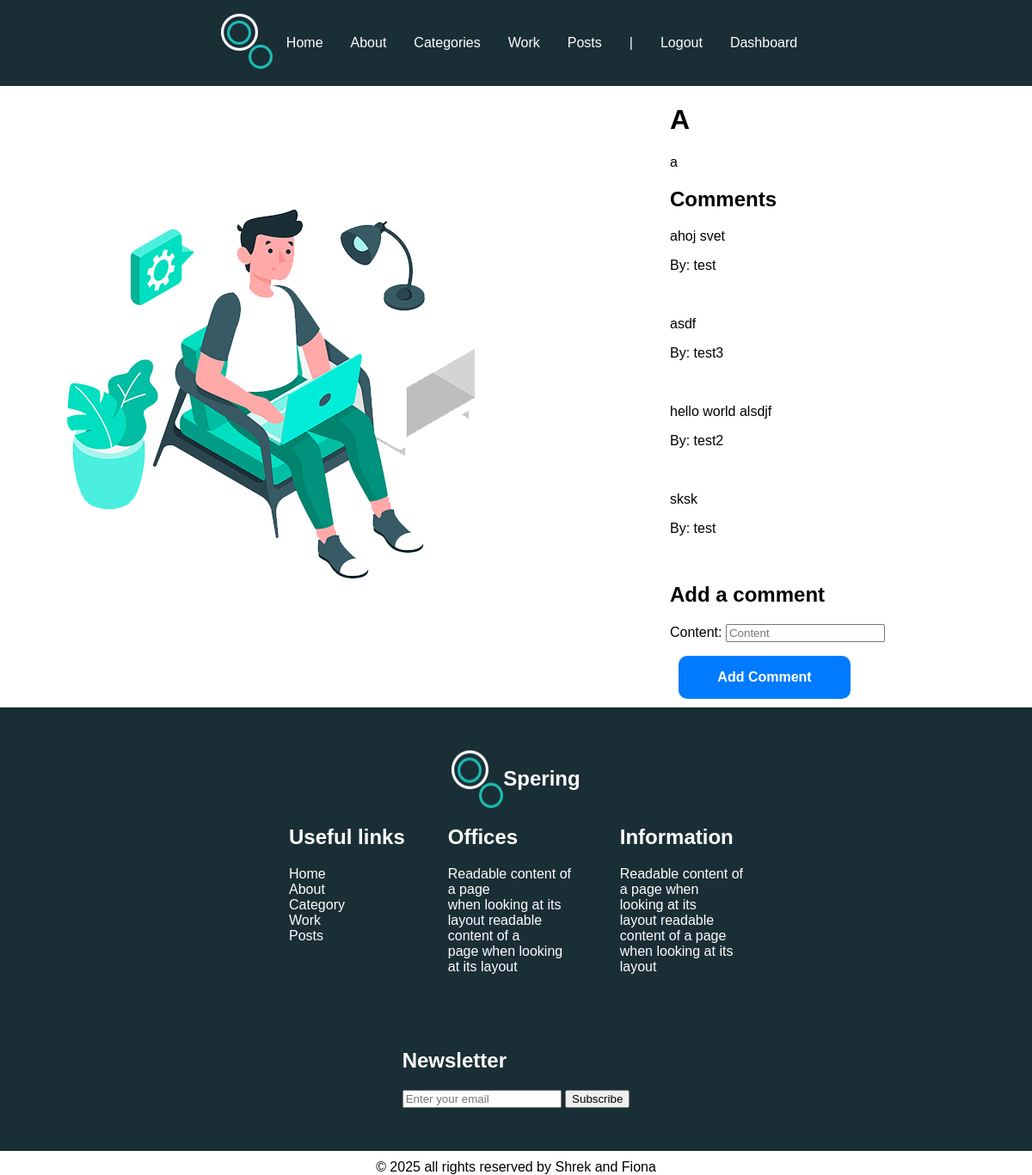
/post/20/ (signed in), run on the app's committed database.
### myApp/models.py (models this page shows, shortened)
class Post(models.Model):
    title = models.CharField(max_length=50)
    author_name = models.ForeignKey(User, on_delete=models.CASCADE)
    content = models.TextField(null=False, blank = False)
    created_at = models.DateTimeField(auto_now_add=True)
    update = models.DateTimeField(auto_now=True)
    genres = models.ManyToManyField(Genre)

class Comment(models.Model):
    post = models.ForeignKey(Post, related_name='comments', on_delete=models.CASCADE)
    content = models.TextField(null=False)
    author_name = models.ForeignKey(User, on_delete=models.CASCADE)
    created_at = models.DateTimeField(auto_now=True)

### myApp/views.py (the view)
# urls.py: path('post/<int:post_id>/', views.post_detail, name='post_detail'),
@login_required
def post_detail(request, post_id):
    post = get_object_or_404(Post, id=post_id)
    comments = Comment.objects.filter(post=post)
    if request.method == 'POST':
        form = CommentForm(request.POST)
        if form.is_valid():
            comment = form.save(commit=False)
            comment.post = post
            comment.author_name = request.user
            comment.save()
            return redirect('post_detail', post_id=post.id)
    else:
        form = CommentForm()
    return render(request, 'myApp/post_detail.html', {'post': post, 'form': form, 'comments': comments})

### myApp/forms.py
class CommentForm(forms.ModelForm):
    class Meta:
        model = Comment
        fields = ['content']
        widgets = {
            'content': forms.TextInput(attrs={'class': 'form-control',
                                              'style': 'max-width: 500px;',
                                              'placeholder': 'Content'}),
        }

### myApp/templates/myApp/post_detail.html (shortened to what this page needs)
{% load static %}
<!DOCTYPE html>
<html lang="en">
<head>
    <link rel="stylesheet" href="{% static 'style.css' %}">
</head>
<body>
<div class="grid-layout container">
    {% include 'myApp/header.html' %}
    <div class="sidebar">
        <img src="{% static 'images/experience-img.jpg' %}" class="image indexImage" alt="">
    </div>
    <div class="main">
        <div class="mainText">
            <h1>{{ post.title }}</h1>
            <p>{{ post.content }}</p>
            <h2>Comments</h2>
            <ul>
                {% for comment in comments %}
                    <div class="comment">
                        <p>{{ comment.content }}</p>
                        <p>By: {{ comment.author_name.username }}</p>
                        <br>
                    </div>
                {% empty %}
                    <li>No comments yet.</li>
                {% endfor %}
            </ul>
            <h2>Add a comment</h2>
            <form method="post">
                {{ form.as_p }}
                <button type="submit" class="btn4">Add Comment</button>
            </form>
        </div>
    </div>
    {% include 'myApp/footer.html' %}
</div>
</body>
</html>

### myApp/static/style.css (style rules this page uses)
body { margin : 0; font-family : sans-serif; }
.container { padding: 0 !important; margin: 0 auto; }
h1 { text-transform : uppercase; font-weight : 750; }
.indexImage { display : block; margin : 0 auto; max-width : 100%; height : auto; }
ul { list-style-type: none; padding: 0; }
.image { max-width : 100%; height : auto; display : block; }
.sidebar { display: flex; justify-content: center; align-items: center; }
.mainText { margin-right : 25%; margin-left : 25%; }
.btn4 { background-color : #007BFF; border-radius: 10px; display : flex; justify-content : center; align-items : center; font-weight : 600; width : 200px; height : 50px; margin : 10px; flex: 1; color: white; text-decoration: none; font-family: sans-serif; font-size: 16px; border: none; }
.grid-layout .sidebar { grid-area : sidebar; }
.grid-layout .main { grid-area : main; }
.grid-layout.container { display : grid; grid-template-rows : auto auto auto auto auto; grid-template-areas : "header" "sidebar" "main" "footer" "copyright"; }
@media (min-width: 720px) { .grid-layout.container { grid-template-rows: auto auto auto auto; grid-template-areas: "header header" "sidebar main" "footer footer" "copyright copyright"; } }
@media (min-width: 1020px) { .grid-layout.container { grid-template-rows: auto auto auto auto; grid-template-areas: "header header header" "sidebar main main" "footer footer footer" "copyright copyright copyright"; } }

### data on the page
Post: title "A", content "a"
Comment: content "ahoj svet", author_name.username "test"
Comment: content "asdf", author_name.username "test3"
Comment: content "hello world alsdjf", author_name.username "test2"
Comment: content "sksk", author_name.username "test"
